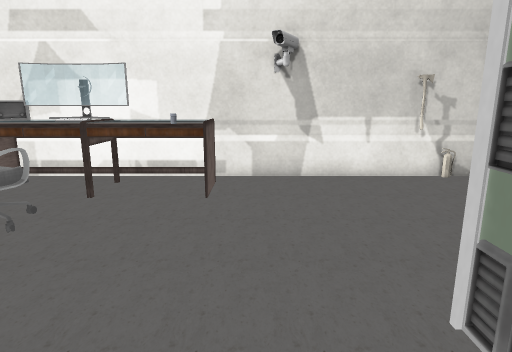
view 1 (above)

13 first-person views from a walk through a Unity game level. The camera is 1.2 m above the floor, tilts 12° down and sees 75° across. The floor is counted in squares, 0.5 m on a side. Each view is taken from the middle of a square. On the plan, view 1 faces up. The plan holds only what a view shows up to about 20 squares ahead; the rest is blank. The place goes on beyond the plan. The player character is not drawn. Some surface patterns are stand-ins.

view 2
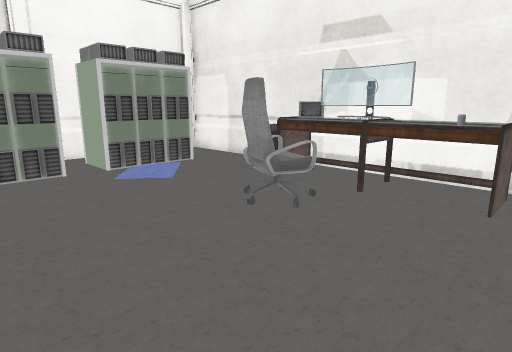

view 3
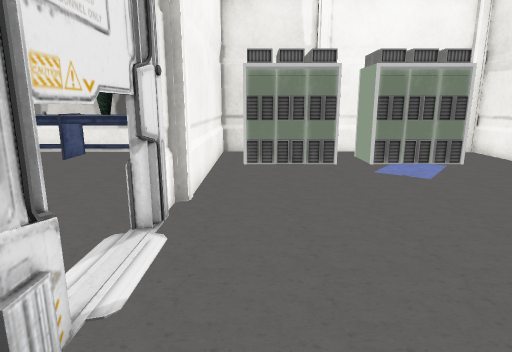

view 4
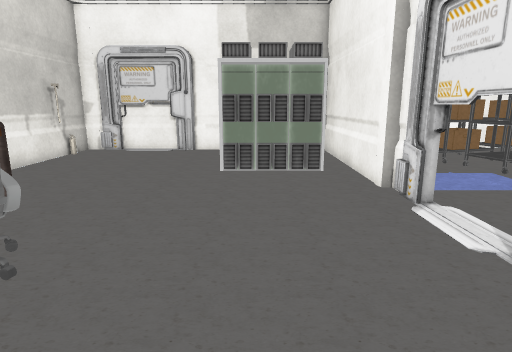

view 5
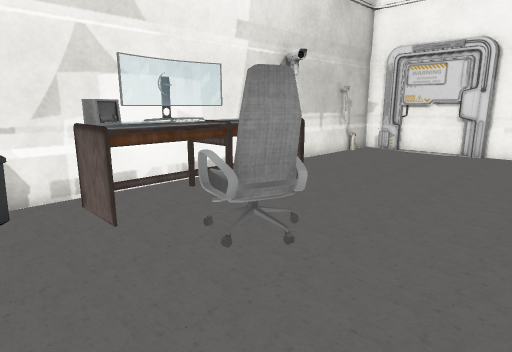

view 6
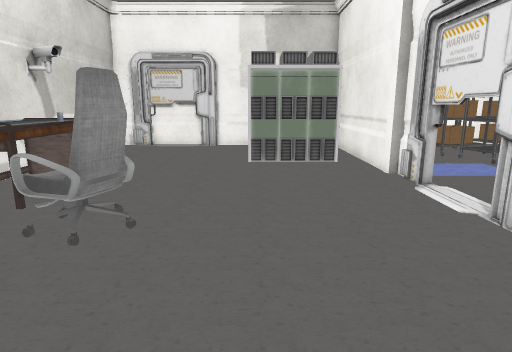

view 7
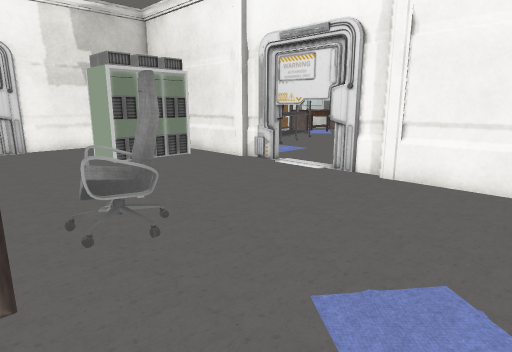

view 8
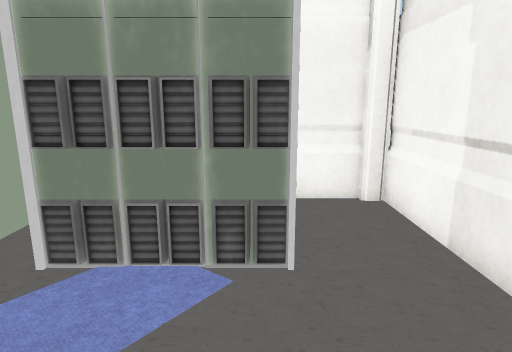

view 9
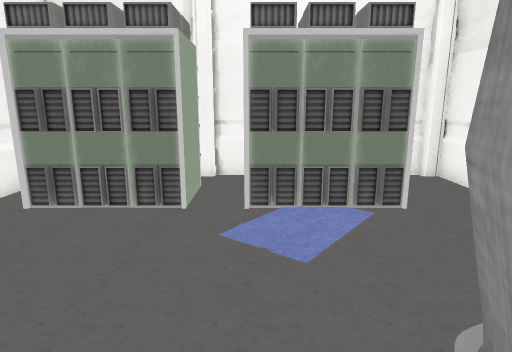

view 10
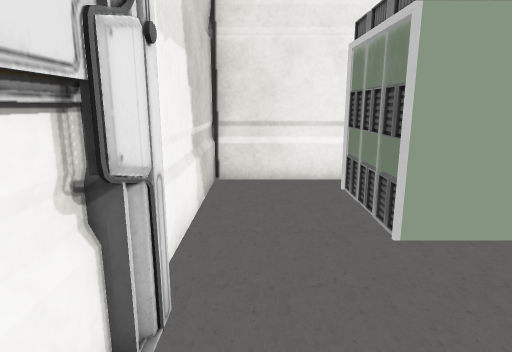

view 11
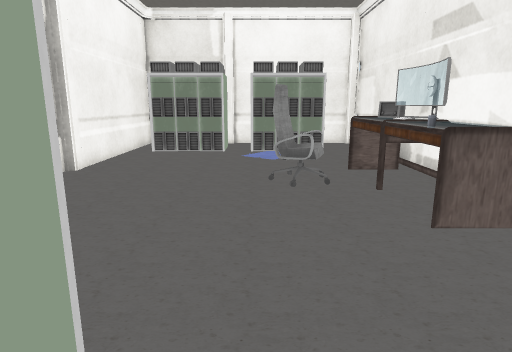

view 12
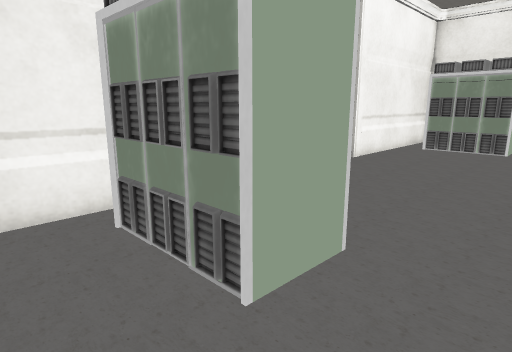

view 13
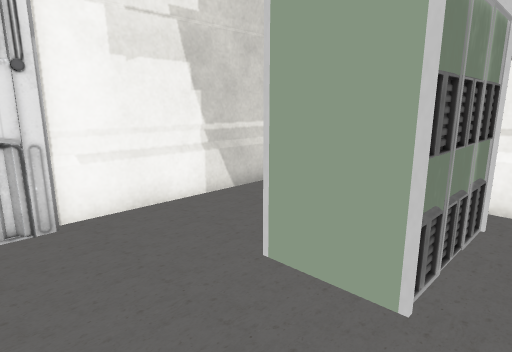

### Floor plan
Key: @ floor where view 1 was taken; # wall or solid block; . floor; = window, fence, low wall or low ledge; T thing the floor can be seen under or through; O other object.
Columns run from 17 left of view 1 to 9 right of it. Each row starts with its distance up from view 1.
 11  O########################
 10 #=.....OOOOOOOOOO........#
  9 #  ##....OOOOOOOO........#
  8    #O....................#
  7    OO......OO............#
  6    OO......OO............#
  5 #= #O....................#
  4 ##.......................#
  3  O #O..............O#O...#
  2    OO..............OOO...#
  1     O..............OOO...#
  0    #O............@.O#O...#
 -1 #=###...............##...##
 -2 O ########OTTTTTTO#########
 -3           ......OOOO

Where each view was taken, in squares from view 1:
view 1: 0 up, 0 right, facing up
view 2: 0 up, 0 right, facing up-left
view 3: 0 up, 1 right, facing left
view 4: 2 up, 10 left, facing right
view 5: 2 up, 10 left, facing up-right
view 6: 3 up, 12 left, facing right
view 7: 9 up, 12 left, facing down-right
view 8: 8 up, 8 left, facing left
view 9: 5 up, 5 left, facing left
view 10: 9 up, 7 right, facing down
view 11: 5 up, 5 right, facing left
view 12: 6 up, 7 right, facing down-left
view 13: 7 up, 1 right, facing down-right
